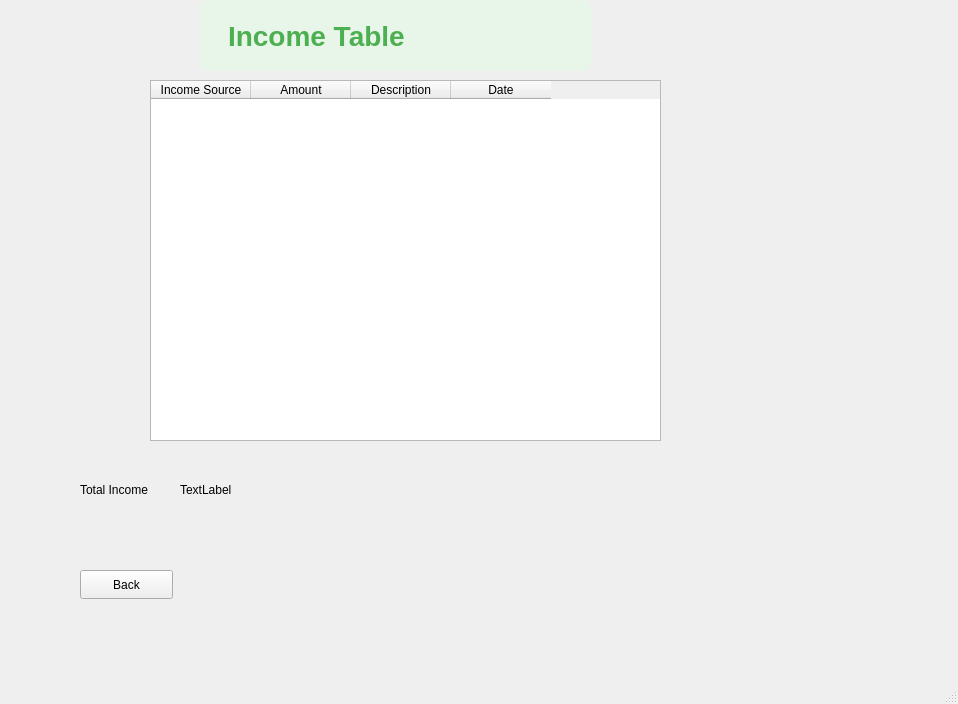
<?xml version="1.0" encoding="UTF-8"?>
<ui version="4.0">
 <class>incomeTable</class>
 <widget class="QMainWindow" name="incomeTable">
  <property name="geometry">
   <rect>
    <x>0</x>
    <y>0</y>
    <width>958</width>
    <height>704</height>
   </rect>
  </property>
  <property name="windowTitle">
   <string>MainWindow</string>
  </property>
  <widget class="QWidget" name="centralwidget">
   <widget class="QPushButton" name="Back">
    <property name="geometry">
     <rect>
      <x>80</x>
      <y>570</y>
      <width>93</width>
      <height>29</height>
     </rect>
    </property>
    <property name="text">
     <string>Back</string>
    </property>
   </widget>
   <widget class="QLabel" name="label_2">
    <property name="geometry">
     <rect>
      <x>80</x>
      <y>480</y>
      <width>101</width>
      <height>20</height>
     </rect>
    </property>
    <property name="text">
     <string>Total Income </string>
    </property>
   </widget>
   <widget class="QTableWidget" name="tableWidget">
    <property name="geometry">
     <rect>
      <x>150</x>
      <y>80</y>
      <width>511</width>
      <height>361</height>
     </rect>
    </property>
    <column>
     <property name="text">
      <string>Income Source</string>
     </property>
    </column>
    <column>
     <property name="text">
      <string>Amount</string>
     </property>
    </column>
    <column>
     <property name="text">
      <string>Description</string>
     </property>
    </column>
    <column>
     <property name="text">
      <string>Date</string>
     </property>
    </column>
   </widget>
   <widget class="QLabel" name="label">
    <property name="geometry">
     <rect>
      <x>200</x>
      <y>0</y>
      <width>391</width>
      <height>71</height>
     </rect>
    </property>
    <property name="styleSheet">
     <string notr="true">QLabel {
    font-size: 28px;            /* Larger font size for emphasis */
    color: #4CAF50;             /* Green color for a fresh look */
    font-weight: bold;          /* Make the text bold */
    padding: 10px 20px;         /* Add padding around the text */
    background-color: #e8f5e9;  /* Light green background to match the color scheme */
    border-radius: 8px;         /* Rounded corners */
    text-align: center;         /* Center-align the text */
}
</string>
    </property>
    <property name="text">
     <string>Income Table</string>
    </property>
   </widget>
   <widget class="QLabel" name="label_3">
    <property name="geometry">
     <rect>
      <x>190</x>
      <y>480</y>
      <width>151</width>
      <height>20</height>
     </rect>
    </property>
    <property name="text">
     <string/>
    </property>
   </widget>
   <widget class="QLabel" name="label_4">
    <property name="geometry">
     <rect>
      <x>180</x>
      <y>480</y>
      <width>221</width>
      <height>20</height>
     </rect>
    </property>
    <property name="text">
     <string>TextLabel</string>
    </property>
   </widget>
  </widget>
  <widget class="QMenuBar" name="menubar">
   <property name="geometry">
    <rect>
     <x>0</x>
     <y>0</y>
     <width>958</width>
     <height>26</height>
    </rect>
   </property>
  </widget>
  <widget class="QStatusBar" name="statusbar"/>
 </widget>
 <resources/>
 <connections/>
</ui>
